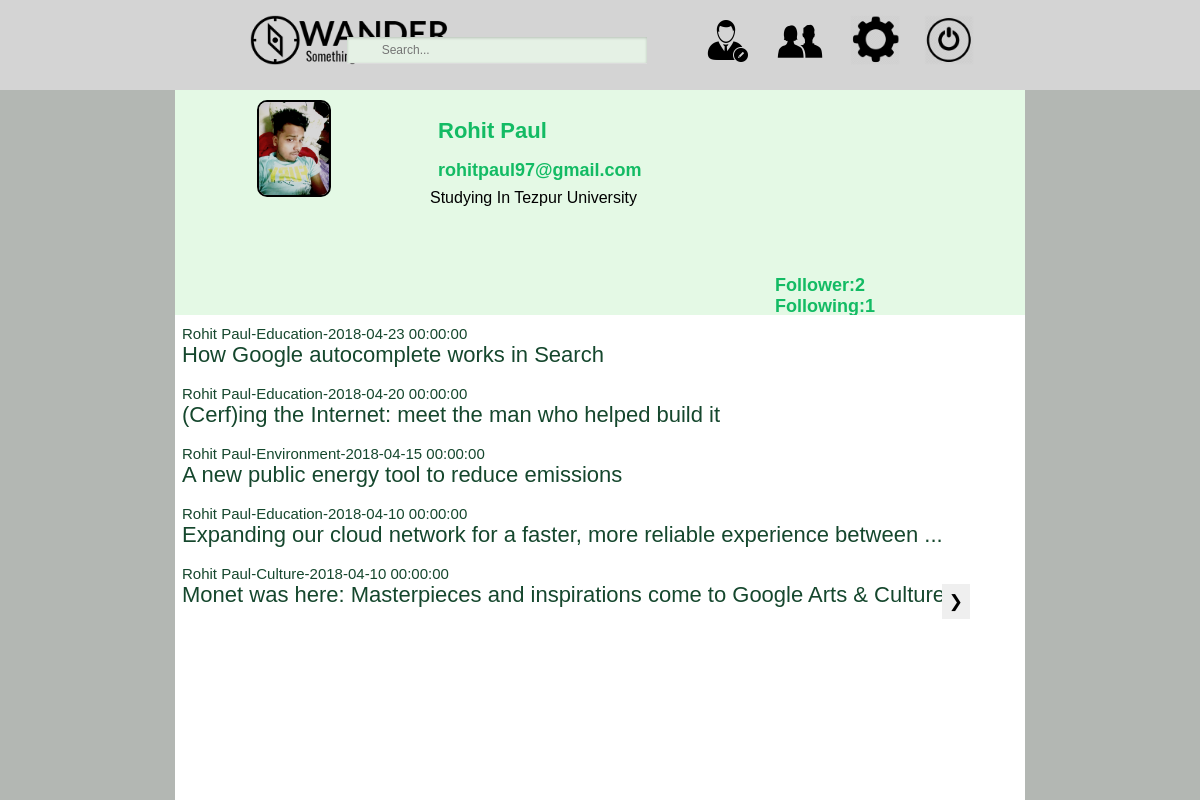
Page /profile.php?u=rohitpaul23 (signed in) on the committed database.
### tables this page shows
CREATE TABLE `usersdetails` (
  `user_id` int(11) NOT NULL,
  `DOB` date NOT NULL,
  `profile_pic` text NOT NULL,
  `address` text NOT NULL,
  `bio` text NOT NULL,
  `anonymous` enum('0','1') NOT NULL
);

CREATE TABLE `users` (
  `u_id` int(11) NOT NULL,
  `username` varchar(255) NOT NULL,
  `first_name` varchar(255) NOT NULL,
  `last_name` varchar(255) NOT NULL,
  `email` varchar(255) NOT NULL,
  `password` varchar(32) NOT NULL,
  `sign_up_date` date NOT NULL,
  `activated` enum('0','1') NOT NULL
);

CREATE TABLE `blog` (
  `blog_id` int(11) NOT NULL,
  `blog_title` text NOT NULL,
  `blog_type` text NOT NULL,
  `blog_picArray` text NOT NULL,
  `blog_added` datetime NOT NULL,
  `blog_content` mediumtext NOT NULL,
  `added_id` int(11) NOT NULL,
  `blog_status` enum('0','1') NOT NULL
);

### profile.php (the view, shortened to what this page needs)
<?php include("./inc/header.inc.php"); ?>
<?php
	if(isset($_GET['u'])){
		$puser=mysqli_real_escape_string($conn,$_GET['u']);
		if(ctype_alnum($puser)){
			$check= mysqli_query($conn,"SELECT u_id,username,first_name,last_name FROM users WHERE username='$puser'")or die("Something wrong");
			if(mysqli_num_rows($check)==1){
				$get=mysqli_fetch_assoc($check);
				$p_id=$get['u_id'];
			}
			else
			{
				echo "<meta http-equiv=\"refresh\" content=\"0; url=http://localhost/series/Project17/index.php\">";
				exit();
			}
		}
	}
	echo '<div class="contentWrap">
		 	<div class="profileDetail">';
			$profile_pic="img/default_pic.jpg";
			$getUserQuery=mysqli_query($conn,"SELECT first_name,last_name,email FROM users WHERE u_id=$p_id")or die(mysqli_error($conn));
			$getUser=mysqli_fetch_assoc($getUserQuery);
			$firstName=$getUser["first_name"];
			$lastName=$getUser["last_name"];
			$email=$getUser["email"];
			$myname=$firstName." ".$lastName;
			$getUserDetailsQuery=mysqli_query($conn,"SELECT profile_pic,bio FROM usersdetails WHERE user_id=$p_id")or die(mysqli_error($conn));
			$getUserDetails=mysqli_fetch_assoc($getUserDetailsQuery);
			if($getUserDetails){
				if($getUserDetails['profile_pic']){
					$profilePic=$getUserDetails['profile_pic'];
					$profile_pic="userdata/profile_pics/".$profilePic;
				}
				$bio=$getUserDetails['bio'];
			}else{
				$profile_pic="img/default_pic.jpg";
				$bio="My Bio";
			}
			echo "<img src='".$profile_pic."' width='70' />
					<div class='profileDec'>
						<h2>".$myname."</h2>
						<h3 style='background-color:#e4f9e5;'>".$email."</h3>
						".$bio."
					</div>";
			$followerQuery=mysqli_query($conn,"SELECT COUNT(follower_ID) AS 'followerCount' FROM follow WHERE following_ID='$p_id'")or die(mysqli_error($conn));
			$followingQuery=mysqli_query($conn,"SELECT COUNT(following_ID) AS 'followingCount' FROM follow WHERE follower_ID='$p_id'")or die(mysqli_error($conn));
			$followerRow=mysqli_fetch_assoc($followerQuery);
			$followerCount=$followerRow["followerCount"];
			$followingRow=mysqli_fetch_assoc($followingQuery);
			$followingCount=$followingRow["followingCount"];
			echo "<div class='followNo'>
					<div onclick='follow(".$p_id.",0)' style='cursor:pointer;'>Follower:".$followerCount."</div>
					<div onclick='follow(".$p_id.",1)' style='cursor:pointer;'>Following:".$followingCount."</div>
				</div>";
		 ?>
	</div>
	<div class="mainContent" id="mc">
		<?php
			$temp=0;
			$blogquery="SELECT * FROM blog WHERE added_id='$u_id' ORDER BY blog_id DESC LIMIT 5";
			$getblog=mysqli_query($conn,$blogquery) or die(mysqli_error($conn));
				while($row=mysqli_fetch_assoc($getblog)){
					$temp=1;
					$bId=$row['blog_id'];
					$bTitle=$row['blog_title'];
					$bType=$row['blog_type'];
					$bAdded=$row['blog_added'];
					$bAddedId=$row['added_id'];
					$getname=mysqli_query($conn,"SELECT first_name,last_name FROM users WHERE u_id='$bAddedId'") or die(mysqli_error($conn));
					$nrow=mysqli_fetch_assoc($getname);
					$bFName=$nrow['first_name'];
					$bLName=$nrow['last_name'];
					$bName=$bFName." ".$bLName;
					$bSubTitle="";
					if(strlen($bTitle)<=75)
						$bSubTitle=$bTitle;
					else
						$bSubTitle=substr($bTitle,0,75).'...';
					echo "<button class='accord' onclick='blogDisplay(".$bId.")'>
								<div style='font-size:15px;'>".
									$bName."-".$bType."-".$bAdded."
								</div>
								".$bSubTitle."
							</button>";
				}
			echo "<div class='blogDisplayModal' id='blogDisplayModal'>
					<div class='blogDisplayModalContent'>
					<span class='closeDisplay' onclick='closeFunc()'>&times;</span>";
			if ($temp==1) {
						echo "
								<div class='blogBody' id='bd'></div>
							</div>
						</div>
						<button class='next' onclick='loadDoc(5)'>&#10095;</button>
					</div>";
			}
		?>
</div>

### css/style.css (style rules this page uses)
* { font-family: Arial, Helvetica, Sans-serif; margin: 0px; }
body { background-color: #b3b7b3; }
h2 { font-family: Arial, Helvetica, Sans-serif; font-size: 22px; padding: 8px; color: #13bb64; }
h3 { font-size: 18px; padding: 8px; color: #13bb64; background-color: #fdfffd; }
.contentWrap { height: -webkit-fill-available; width: 850px; margin:auto; background-color: #fdfffd; padding-top: 90px; padding-bottom: 75px; }
.mainContent { position: fixed; width: 850px; height: 100%; background-color: white; }
.accord { background-color: #fff; color: #15472d; cursor: pointer; padding: 7px; border: none; text-align: left; outline: none; width: 100%; font-size: 22px; transition: 0.4s; margin-top: 3px; }
img { vertical-align: middle; }
.next { padding: 7px; margin: 6px 15px; border: none; cursor: pointer; color: black; font-size: 17px; position: fixed; bottom: 175px; right: 215px; }
.profileDetail { height: 225px; background-color: #e4f9e5; }
.profileDetail img { margin: 10px 0px 10px 82px; border: 2px #000 solid; border-radius: 10px; }
.profileDec { position: absolute; left: 430px; top: 110px; }
.followNo { color: #13bb64; font-size: 18px; font-weight: bold; position: absolute; right: 325px; top: 275px; }

### rows in the picture
usersdetails: profile_pic (picture), bio "Studying In Tezpur University"
users: myname "Rohit Paul", email "rohitpaul97@gmail.com"
blog: users.first_name+last_name "Rohit Paul", blog_type "Education", blog_added "2018-04-23 00:00:00", blog_title "How Google autocomplete works in Search"
blog: users.first_name+last_name "Rohit Paul", blog_type "Education", blog_added "2018-04-20 00:00:00", blog_title "(Cerf)ing the Internet: meet the man who helped build it"
blog: users.first_name+last_name "Rohit Paul", blog_type "Environment", blog_added "2018-04-15 00:00:00", blog_title "A new public energy tool to reduce emissions"
blog: users.first_name+last_name "Rohit Paul", blog_type "Education", blog_added "2018-04-10 00:00:00", blog_title "Expanding our cloud network for a faster, more reliable experience between ..."
blog: users.first_name+last_name "Rohit Paul", blog_type "Culture", blog_added "2018-04-10 00:00:00", blog_title "Monet was here: Masterpieces and inspirations come to Google Arts & Culture"

### other values in the picture
$followerCount "2"
$followingCount "1"
